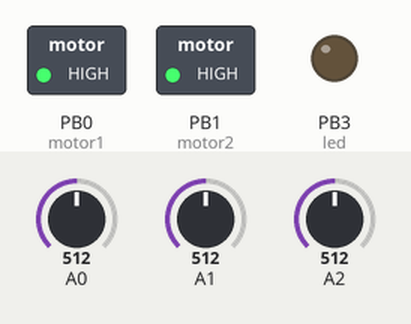
This sketch was run on a simulated ATtiny85, built with avr-gcc and run on an emulated ATtiny85. Shown: switched loads named in the sketch (green lamp = pin HIGH), output pins drawn as LEDs (lit = HIGH). The inputs (shaded band) are chosen by the test bench; at power-on: A0 = 512, A1 = 512, A2 = 512. At 19.9 s the program stops and its outputs stay as they are.

Above: at 1.7 s.
1.8 s: A0 set to 306
At 1.96 s:
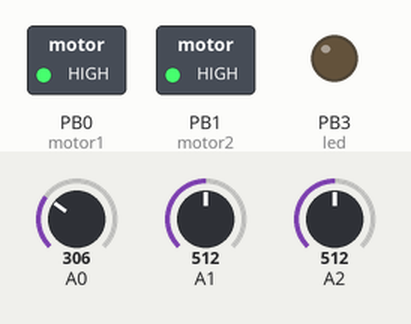
4.8 s: A1 set to 245
At 5.58 s:
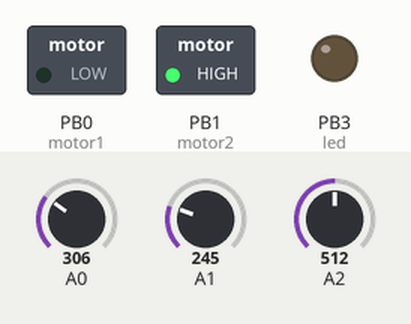
7.8 s: A0 set to 245
At 8.0 s:
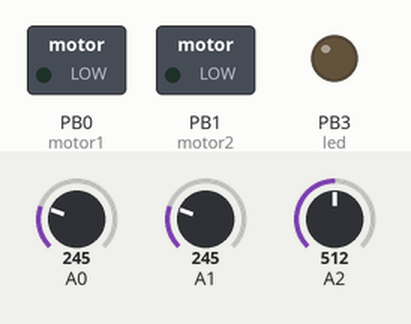
10.8 s: A1 set to 265
At 11.02 s:
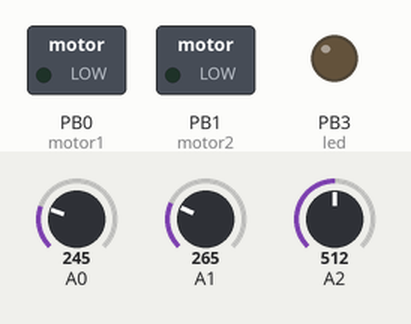
13.8 s: A1 set to 122
Timing chart, 0 to 21.0 s (numbered marks = the images above; inputs shaded):
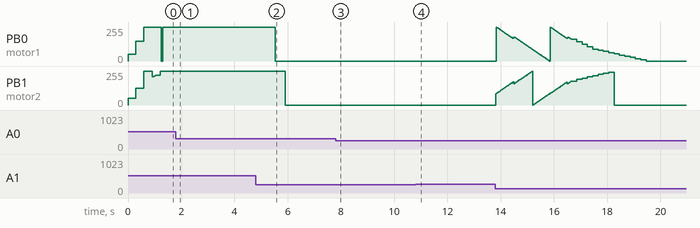

The sketch:

_9BaseProgram_2014_v3.ino
```cpp
/* You might already have an idea of what a variable
 is in math. In programming, a variable is a word with
 just use the number 0, instead.
 */
// ******* Different naming conventions between analog to digital signals
// ******* Investigate variables being defined as const vs int
// ******* should the declarations be in void setup or above?

const int led = 3;
const int motor1 = 0;      // motor1 connected to analog pin 7?
const int motor2 = 1;      // motor1 connected to analog pin 8?
int ALTIMETER_PIN = 1;  //Downsensor pin location
int FRONT_SENSOR_PIN = 2;  //Frontsensor pin location
int GYRO_SENSOR_PIN = 0;  // Input signal for gyro value
int altimeter_val = 0;  //Declare variable: measured altimeter value in code.  Initialized at 0
int front_sensor_val = 0; //Declare variable: measured front sensor value in code.  Initialized at 0
int gyro_sensor_val = 0; //Declare variable: measured gyro value in code.  Initialized at 0
int basespeed = 160;  //#Declare variable: Startup Power setting. Using value from ***Motor Test Experiment
int helispeed = 135;
int helispeed7 = 135;
int helispeed8 = 135;
int normhelispeed7 = 135;
int normhelispeed8 = 135;
long VCCmV = 3500; //Declare variable: Initial value set 3500 as close to fully charge battery
int rudder = 0;  //Declare variable:
int trim = 18;//#Set by user: smaller is CCW. make sure both props spin freely.
int yaw_rate = 0;
int TargetAltitude = 100; //#Set by user: roughly in cm to determine free flight height off ground
int LastAlt = 100;
int AltErr = -18; //Declared: Difference between current altimeter_val and TargetAltitude
int scan = 0;  //Declared: Used for RH_LH Scan of Front Sensor
int scanDir = 1; //Declared: Used for RH_LH Scan of Front Sensor
int scan2 = 0; //Declared: Used for RH_LH Scan of Front Sensor
int scan2Dir = 1; //Declared: Used for RH_LH Scan of Front Sensor
int fadeAmount = 5;    // how many points to fade the LED by??????????????????????
int counter = 0; //Declared: Used for looping exercises within the code


void setup()  {
  // initialize the digital pin as an output.
  pinMode(led, OUTPUT);    // sets the pin as output as RED led out
  pinMode(motor1, OUTPUT);   // sets the pin as output
  pinMode(motor2, OUTPUT);   // sets the pin as output
  pinMode(ALTIMETER_PIN, INPUT); //sets the pin as input for downward sensor
  pinMode(FRONT_SENSOR_PIN, INPUT); //sets the pin as input for front sensor
  pinMode(GYRO_SENSOR_PIN, INPUT); //sets the pin as input for onboard gyro sensor
}

void loop()  {
  /* Obtaining initial gyro input value under full electrical load conditions. Soley for purposes of getting
  initial gyro value.  USE SPIN TEST ON STUDENTS TO DEMONSTRATE THE GYRO*/

  digitalWrite(led, LOW);
  analogWrite(motor1, 50);
  analogWrite(motor2, 50);
  delay(300);
  analogWrite(motor1, 150);
  analogWrite(motor2, 125);
  delay(300);
  analogWrite(motor1, 255);
  analogWrite(motor2, 255);
  delay(200);
  //digitalWrite(led, HIGH);
  int base_gyro_val = analogRead(GYRO_SENSOR_PIN);
  delay(100);
  //analogWrite(motor1, 0);
  //analogWrite(motor2, 0);
  //digitalWrite(led, LOW);
  //delay(100);

  while(1){
    VCCmV = ((VCCmV*99)/100);
    VCCmV = (VCCmV + (readVcc()/100));

    int altimeter_val = 23000/(55 +analogRead(ALTIMETER_PIN));
    int front_sensor_val = 23000/(55+analogRead(FRONT_SENSOR_PIN));
    int gyro_sensor_val = analogRead(GYRO_SENSOR_PIN);

     AltErr = (2*(TargetAltitude - altimeter_val) + 15*(LastAlt - altimeter_val));

       if (AltErr > 100){
           AltErr = 100;}
       if (AltErr < -100){
           AltErr = -100;}

     LastAlt = altimeter_val;

     helispeed = basespeed + AltErr;

     if (front_sensor_val < 80)
     {
     // digitalWrite(5, HIGH);
     rudder = rudder - 2 ;
     }
     else
     {
     // digitalWrite(5, LOW);
     if (rudder <= 0){
     rudder = rudder + 4;
     }
     }


     scan = scan + scanDir;


     if (scan == -100 || scan == 100) {
     scanDir = -scanDir ;
     }


     scan2 = scan2 + scan2Dir;


     if (scan2 == -1500 || scan2 == 1500) {
     scan2Dir = -scan2Dir ;
     }

     //yaw_rate =  0;
     yaw_rate = (((base_gyro_val+rudder) - gyro_sensor_val)/2);
     //yaw_rate = (((base_gyro_val+rudder/3+scan/2) - gyro_sensor_val)/2);
     //yaw_rate = (((base_gyro_val+rudder/3+scan2/50) - gyro_sensor_val/2));
     //yaw_rate = (((base_gyro_val+rudder+scan/2+scan2/30) - gyro_sensor_val)/2);


    //helispeed = basespeed;
    helispeed7 = helispeed + (helispeed*trim/200) + (helispeed*yaw_rate/100);
    helispeed8 = helispeed - (helispeed*trim/200) - (helispeed*yaw_rate/100);

    normhelispeed7 =int(((long(helispeed7))*long(1330))/(VCCmV-2025));
    normhelispeed8 =int(((long(helispeed8))*long(1330))/(VCCmV-2025));


    if (normhelispeed7 > normhelispeed8){
      //digitalWrite(5, HIGH);
      if (normhelispeed7 > 255){
        digitalWrite(led, LOW);
        normhelispeed8 = int(((long(normhelispeed8)) * long(255))/(long(normhelispeed7)));
        normhelispeed7 = 255;
      }
      else {
        digitalWrite(led, LOW);
      }
    }

    if (normhelispeed8 > normhelispeed7){
      if (normhelispeed8 > 255){
        digitalWrite(led, LOW);
        normhelispeed7 = int(((long(normhelispeed7)) * long(255))/(long(normhelispeed8)));
        normhelispeed8 = 255;
      }
      else {
        digitalWrite(led, LOW);
      }
    }

    if (normhelispeed8 == normhelispeed7){
      if (normhelispeed8 > 255){
        digitalWrite(led, LOW);
        normhelispeed8 = 255;
        normhelispeed7 = 255;
      }
      else {
        digitalWrite(led, LOW);
      }
    }

    analogWrite(motor1, normhelispeed7);
    analogWrite(motor2, normhelispeed8);

    //    analogWrite(7, 0);
    //    analogWrite(8, 0);

    counter = counter +1;
    if (counter > 5000){
      while(1){
        analogWrite(motor1, normhelispeed7);
        analogWrite(motor2, normhelispeed8);
        normhelispeed7 = int(long(9)*(long(normhelispeed7)/long(10)));
        normhelispeed8 = int(long(9)*(long(normhelispeed8)/long(10)));
        delay(200);
      }
    }
    if (VCCmV < 2300){
     while(1){
        analogWrite(motor1, normhelispeed7);
        analogWrite(motor2, normhelispeed8);
        normhelispeed7 = int(long(9)*(long(normhelispeed7)/long(10)));
        normhelispeed8 = int(long(9)*(long(normhelispeed8)/long(10)));
        delay(200);
      }
     /* analogWrite(motor1, 0);
      analogWrite(motor2, 0);
      // digitalWrite(5, HIGH);
      delay(10000);
      //delay(2000);
     */
    }

    //delay(200);
  }
}
long readVcc() {
  // Source: http://provideyourown.com/2012/secret-arduino-voltmeter-measure-battery-voltage/
  // Read 1.1V reference against AVcc
  // set the reference to Vcc and the measurement to the internal 1.1V reference
  #if defined(__AVR_ATmega32U4__) || defined(__AVR_ATmega1280__) || defined(__AVR_ATmega2560__)
    //DigiKeyboard.println(1);
    ADMUX = _BV(REFS0) | _BV(MUX4) | _BV(MUX3) | _BV(MUX2) | _BV(MUX1);
  #elif defined (__AVR_ATtiny24__) || defined(__AVR_ATtiny44__) || defined(__AVR_ATtiny84__)
     //DigiKeyboard.println(2);
     ADMUX = _BV(MUX5) | _BV(MUX0) ;
  #elif defined (__AVR_ATtiny25__) || defined(__AVR_ATtiny45__) || defined(__AVR_ATtiny85__)
     //DigiKeyboard.println(3);
     ADMUX = _BV(MUX3) | _BV(MUX2);
  #else
    //DigiKeyboard.println(4);
    ADMUX = _BV(REFS0) | _BV(MUX3) | _BV(MUX2) | _BV(MUX1);
  #endif

  delay(2); // Wait for Vref to settle
  ADCSRA |= _BV(ADSC); // Start conversion
  while (bit_is_set(ADCSRA,ADSC)); // measuring

  uint8_t low  = ADCL; // must read ADCL first - it then locks ADCH
  uint8_t high = ADCH; // unlocks both

  long result = (high<<8) | low;
 //DigiKeyboard.println(result);8

  //result = 1125300L / result; // Calculate Vcc (in mV); 1125300 = 1.1*1023*1000
  result = 1211861L / result;
  return result; // Vcc in millivolts
}
```

Measured:
- after the input at 1.8 s, PB0 (motor1): stays 255/255 (without the input it goes to 218/255 after 2.0 s); PB1 (motor2): stays 255/255 (without the input it goes to 0/255 after 2.0 s)
- after the input at 4.8 s, PB0 (motor1): 255/255 → 0/255 after 0.74 s; PB1 (motor2): 255/255 → 0/255 after 1.1 s
- after the input at 7.8 s, PB0 (motor1): stays 0/255 (without the input it goes to 132/255 after 2.2 s); PB1 (motor2): stays 0/255 (without the input it goes to 41/255 after 2.2 s)
- after the input at 10.8 s, PB0 (motor1): stays 0/255 (without the input it goes to 154/255 after 2.2 s); PB1 (motor2): stays 0/255 (without the input it goes to 18/255 after 2.2 s)
